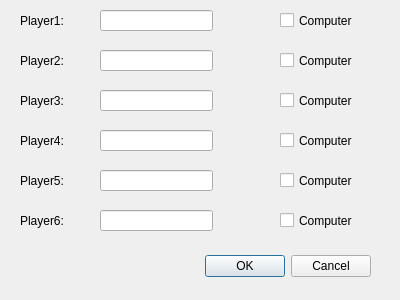
<?xml version="1.0" encoding="UTF-8"?>
<ui version="4.0">
 <class>Dialog</class>
 <widget class="QDialog" name="Dialog">
  <property name="geometry">
   <rect>
    <x>0</x>
    <y>0</y>
    <width>400</width>
    <height>300</height>
   </rect>
  </property>
  <property name="windowTitle">
   <string>Player settings</string>
  </property>
  <widget class="QDialogButtonBox" name="buttonBox">
   <property name="geometry">
    <rect>
     <x>30</x>
     <y>250</y>
     <width>341</width>
     <height>32</height>
    </rect>
   </property>
   <property name="orientation">
    <enum>Qt::Horizontal</enum>
   </property>
   <property name="standardButtons">
    <set>QDialogButtonBox::Cancel|QDialogButtonBox::Ok</set>
   </property>
  </widget>
  <widget class="QLabel" name="label">
   <property name="geometry">
    <rect>
     <x>20</x>
     <y>10</y>
     <width>58</width>
     <height>21</height>
    </rect>
   </property>
   <property name="text">
    <string>Player1:</string>
   </property>
  </widget>
  <widget class="QLineEdit" name="player1name">
   <property name="geometry">
    <rect>
     <x>100</x>
     <y>10</y>
     <width>113</width>
     <height>21</height>
    </rect>
   </property>
  </widget>
  <widget class="QLabel" name="label_2">
   <property name="geometry">
    <rect>
     <x>20</x>
     <y>50</y>
     <width>58</width>
     <height>21</height>
    </rect>
   </property>
   <property name="text">
    <string>Player2:</string>
   </property>
  </widget>
  <widget class="QLabel" name="label_3">
   <property name="geometry">
    <rect>
     <x>20</x>
     <y>90</y>
     <width>58</width>
     <height>21</height>
    </rect>
   </property>
   <property name="text">
    <string>Player3:</string>
   </property>
  </widget>
  <widget class="QLabel" name="label_4">
   <property name="geometry">
    <rect>
     <x>20</x>
     <y>130</y>
     <width>58</width>
     <height>21</height>
    </rect>
   </property>
   <property name="text">
    <string>Player4:</string>
   </property>
  </widget>
  <widget class="QLabel" name="label_5">
   <property name="geometry">
    <rect>
     <x>20</x>
     <y>170</y>
     <width>58</width>
     <height>21</height>
    </rect>
   </property>
   <property name="text">
    <string>Player5:</string>
   </property>
  </widget>
  <widget class="QLabel" name="label_6">
   <property name="geometry">
    <rect>
     <x>20</x>
     <y>210</y>
     <width>58</width>
     <height>21</height>
    </rect>
   </property>
   <property name="text">
    <string>Player6:</string>
   </property>
  </widget>
  <widget class="QLineEdit" name="player2name">
   <property name="geometry">
    <rect>
     <x>100</x>
     <y>50</y>
     <width>113</width>
     <height>21</height>
    </rect>
   </property>
  </widget>
  <widget class="QLineEdit" name="player4name">
   <property name="geometry">
    <rect>
     <x>100</x>
     <y>130</y>
     <width>113</width>
     <height>21</height>
    </rect>
   </property>
  </widget>
  <widget class="QLineEdit" name="player3name">
   <property name="geometry">
    <rect>
     <x>100</x>
     <y>90</y>
     <width>113</width>
     <height>21</height>
    </rect>
   </property>
  </widget>
  <widget class="QLineEdit" name="player5name">
   <property name="geometry">
    <rect>
     <x>100</x>
     <y>170</y>
     <width>113</width>
     <height>21</height>
    </rect>
   </property>
  </widget>
  <widget class="QLineEdit" name="player6name">
   <property name="geometry">
    <rect>
     <x>100</x>
     <y>210</y>
     <width>113</width>
     <height>21</height>
    </rect>
   </property>
  </widget>
  <widget class="QCheckBox" name="player1computer">
   <property name="geometry">
    <rect>
     <x>280</x>
     <y>10</y>
     <width>85</width>
     <height>21</height>
    </rect>
   </property>
   <property name="text">
    <string>Computer</string>
   </property>
  </widget>
  <widget class="QCheckBox" name="player2computer">
   <property name="geometry">
    <rect>
     <x>280</x>
     <y>50</y>
     <width>85</width>
     <height>21</height>
    </rect>
   </property>
   <property name="text">
    <string>Computer</string>
   </property>
  </widget>
  <widget class="QCheckBox" name="player3computer">
   <property name="geometry">
    <rect>
     <x>280</x>
     <y>90</y>
     <width>85</width>
     <height>21</height>
    </rect>
   </property>
   <property name="text">
    <string>Computer</string>
   </property>
  </widget>
  <widget class="QCheckBox" name="player4computer">
   <property name="geometry">
    <rect>
     <x>280</x>
     <y>130</y>
     <width>85</width>
     <height>21</height>
    </rect>
   </property>
   <property name="text">
    <string>Computer</string>
   </property>
  </widget>
  <widget class="QCheckBox" name="player5computer">
   <property name="geometry">
    <rect>
     <x>280</x>
     <y>170</y>
     <width>85</width>
     <height>21</height>
    </rect>
   </property>
   <property name="text">
    <string>Computer</string>
   </property>
  </widget>
  <widget class="QCheckBox" name="player6computer">
   <property name="geometry">
    <rect>
     <x>280</x>
     <y>210</y>
     <width>85</width>
     <height>21</height>
    </rect>
   </property>
   <property name="text">
    <string>Computer</string>
   </property>
  </widget>
 </widget>
 <resources/>
 <connections>
  <connection>
   <sender>buttonBox</sender>
   <signal>accepted()</signal>
   <receiver>Dialog</receiver>
   <slot>accept()</slot>
   <hints>
    <hint type="sourcelabel">
     <x>248</x>
     <y>254</y>
    </hint>
    <hint type="destinationlabel">
     <x>157</x>
     <y>274</y>
    </hint>
   </hints>
  </connection>
  <connection>
   <sender>buttonBox</sender>
   <signal>rejected()</signal>
   <receiver>Dialog</receiver>
   <slot>reject()</slot>
   <hints>
    <hint type="sourcelabel">
     <x>316</x>
     <y>260</y>
    </hint>
    <hint type="destinationlabel">
     <x>286</x>
     <y>274</y>
    </hint>
   </hints>
  </connection>
 </connections>
</ui>
